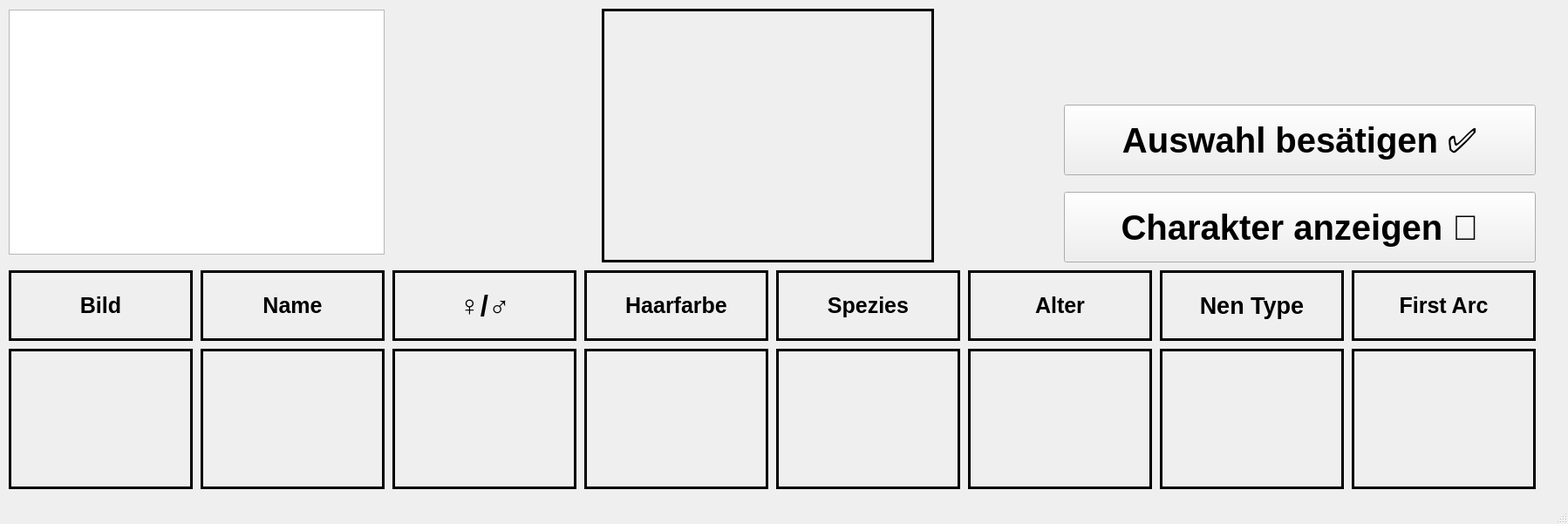
<?xml version="1.0" encoding="UTF-8"?>
<ui version="4.0">
 <class>MainWindow</class>
 <widget class="QMainWindow" name="MainWindow">
  <property name="geometry">
   <rect>
    <x>0</x>
    <y>0</y>
    <width>1798</width>
    <height>601</height>
   </rect>
  </property>
  <property name="windowTitle">
   <string>MainWindow</string>
  </property>
  <widget class="QWidget" name="centralwidget">
   <widget class="QPushButton" name="pushButton">
    <property name="geometry">
     <rect>
      <x>1220</x>
      <y>220</y>
      <width>541</width>
      <height>81</height>
     </rect>
    </property>
    <property name="font">
     <font>
      <pointsize>30</pointsize>
      <bold>true</bold>
     </font>
    </property>
    <property name="text">
     <string>Charakter anzeigen 👀</string>
    </property>
   </widget>
   <widget class="QPushButton" name="selectAnswerButton">
    <property name="geometry">
     <rect>
      <x>1220</x>
      <y>120</y>
      <width>541</width>
      <height>81</height>
     </rect>
    </property>
    <property name="font">
     <font>
      <pointsize>30</pointsize>
      <bold>true</bold>
     </font>
    </property>
    <property name="text">
     <string>Auswahl besätigen ✅</string>
    </property>
   </widget>
   <widget class="QLabel" name="label_2">
    <property name="geometry">
     <rect>
      <x>450</x>
      <y>310</y>
      <width>211</width>
      <height>81</height>
     </rect>
    </property>
    <property name="font">
     <font>
      <pointsize>25</pointsize>
      <bold>true</bold>
      <stylestrategy>PreferAntialias</stylestrategy>
     </font>
    </property>
    <property name="layoutDirection">
     <enum>Qt::LayoutDirection::RightToLeft</enum>
    </property>
    <property name="frameShape">
     <enum>QFrame::Shape::Box</enum>
    </property>
    <property name="lineWidth">
     <number>3</number>
    </property>
    <property name="text">
     <string>♀/♂</string>
    </property>
    <property name="alignment">
     <set>Qt::AlignmentFlag::AlignCenter</set>
    </property>
   </widget>
   <widget class="QLabel" name="label_4">
    <property name="geometry">
     <rect>
      <x>890</x>
      <y>310</y>
      <width>211</width>
      <height>81</height>
     </rect>
    </property>
    <property name="font">
     <font>
      <pointsize>19</pointsize>
      <bold>true</bold>
     </font>
    </property>
    <property name="frameShape">
     <enum>QFrame::Shape::Box</enum>
    </property>
    <property name="lineWidth">
     <number>3</number>
    </property>
    <property name="text">
     <string>Spezies</string>
    </property>
    <property name="alignment">
     <set>Qt::AlignmentFlag::AlignCenter</set>
    </property>
   </widget>
   <widget class="QLabel" name="label_3">
    <property name="geometry">
     <rect>
      <x>670</x>
      <y>310</y>
      <width>211</width>
      <height>81</height>
     </rect>
    </property>
    <property name="font">
     <font>
      <pointsize>19</pointsize>
      <bold>true</bold>
      <stylestrategy>PreferAntialias</stylestrategy>
     </font>
    </property>
    <property name="layoutDirection">
     <enum>Qt::LayoutDirection::RightToLeft</enum>
    </property>
    <property name="frameShape">
     <enum>QFrame::Shape::Box</enum>
    </property>
    <property name="lineWidth">
     <number>3</number>
    </property>
    <property name="text">
     <string>Haarfarbe</string>
    </property>
    <property name="alignment">
     <set>Qt::AlignmentFlag::AlignCenter</set>
    </property>
    <property name="wordWrap">
     <bool>true</bool>
    </property>
   </widget>
   <widget class="QLabel" name="label_9">
    <property name="geometry">
     <rect>
      <x>230</x>
      <y>310</y>
      <width>211</width>
      <height>81</height>
     </rect>
    </property>
    <property name="font">
     <font>
      <pointsize>19</pointsize>
      <bold>true</bold>
      <stylestrategy>PreferAntialias</stylestrategy>
     </font>
    </property>
    <property name="layoutDirection">
     <enum>Qt::LayoutDirection::RightToLeft</enum>
    </property>
    <property name="frameShape">
     <enum>QFrame::Shape::Box</enum>
    </property>
    <property name="lineWidth">
     <number>3</number>
    </property>
    <property name="text">
     <string>Name</string>
    </property>
    <property name="alignment">
     <set>Qt::AlignmentFlag::AlignCenter</set>
    </property>
   </widget>
   <widget class="QLabel" name="label_5">
    <property name="geometry">
     <rect>
      <x>1550</x>
      <y>310</y>
      <width>211</width>
      <height>81</height>
     </rect>
    </property>
    <property name="font">
     <font>
      <pointsize>19</pointsize>
      <bold>true</bold>
      <stylestrategy>PreferAntialias</stylestrategy>
     </font>
    </property>
    <property name="layoutDirection">
     <enum>Qt::LayoutDirection::RightToLeft</enum>
    </property>
    <property name="frameShape">
     <enum>QFrame::Shape::Box</enum>
    </property>
    <property name="lineWidth">
     <number>3</number>
    </property>
    <property name="text">
     <string>First Arc</string>
    </property>
    <property name="alignment">
     <set>Qt::AlignmentFlag::AlignCenter</set>
    </property>
    <property name="wordWrap">
     <bool>true</bool>
    </property>
   </widget>
   <widget class="QLabel" name="label_10">
    <property name="geometry">
     <rect>
      <x>1110</x>
      <y>310</y>
      <width>211</width>
      <height>81</height>
     </rect>
    </property>
    <property name="font">
     <font>
      <pointsize>19</pointsize>
      <bold>true</bold>
      <stylestrategy>PreferAntialias</stylestrategy>
     </font>
    </property>
    <property name="layoutDirection">
     <enum>Qt::LayoutDirection::RightToLeft</enum>
    </property>
    <property name="frameShape">
     <enum>QFrame::Shape::Box</enum>
    </property>
    <property name="lineWidth">
     <number>3</number>
    </property>
    <property name="text">
     <string>Alter</string>
    </property>
    <property name="alignment">
     <set>Qt::AlignmentFlag::AlignCenter</set>
    </property>
   </widget>
   <widget class="QLabel" name="label_6">
    <property name="geometry">
     <rect>
      <x>1330</x>
      <y>310</y>
      <width>211</width>
      <height>81</height>
     </rect>
    </property>
    <property name="font">
     <font>
      <pointsize>20</pointsize>
      <bold>true</bold>
      <stylestrategy>PreferAntialias</stylestrategy>
     </font>
    </property>
    <property name="layoutDirection">
     <enum>Qt::LayoutDirection::RightToLeft</enum>
    </property>
    <property name="frameShape">
     <enum>QFrame::Shape::Box</enum>
    </property>
    <property name="lineWidth">
     <number>3</number>
    </property>
    <property name="text">
     <string>Nen Type</string>
    </property>
    <property name="alignment">
     <set>Qt::AlignmentFlag::AlignCenter</set>
    </property>
    <property name="wordWrap">
     <bool>true</bool>
    </property>
   </widget>
   <widget class="QLabel" name="label_11">
    <property name="geometry">
     <rect>
      <x>10</x>
      <y>310</y>
      <width>211</width>
      <height>81</height>
     </rect>
    </property>
    <property name="font">
     <font>
      <pointsize>19</pointsize>
      <bold>true</bold>
      <stylestrategy>PreferAntialias</stylestrategy>
     </font>
    </property>
    <property name="layoutDirection">
     <enum>Qt::LayoutDirection::RightToLeft</enum>
    </property>
    <property name="frameShape">
     <enum>QFrame::Shape::Box</enum>
    </property>
    <property name="lineWidth">
     <number>3</number>
    </property>
    <property name="text">
     <string>Bild</string>
    </property>
    <property name="alignment">
     <set>Qt::AlignmentFlag::AlignCenter</set>
    </property>
   </widget>
   <widget class="QListWidget" name="charakterList">
    <property name="geometry">
     <rect>
      <x>10</x>
      <y>11</y>
      <width>431</width>
      <height>281</height>
     </rect>
    </property>
    <property name="font">
     <font>
      <pointsize>20</pointsize>
      <bold>true</bold>
     </font>
    </property>
   </widget>
   <widget class="QLabel" name="characterImage">
    <property name="geometry">
     <rect>
      <x>10</x>
      <y>400</y>
      <width>211</width>
      <height>161</height>
     </rect>
    </property>
    <property name="font">
     <font>
      <pointsize>19</pointsize>
      <bold>true</bold>
      <stylestrategy>PreferAntialias</stylestrategy>
     </font>
    </property>
    <property name="layoutDirection">
     <enum>Qt::LayoutDirection::RightToLeft</enum>
    </property>
    <property name="frameShape">
     <enum>QFrame::Shape::Box</enum>
    </property>
    <property name="lineWidth">
     <number>3</number>
    </property>
    <property name="text">
     <string/>
    </property>
    <property name="alignment">
     <set>Qt::AlignmentFlag::AlignCenter</set>
    </property>
   </widget>
   <widget class="QLabel" name="characterName">
    <property name="geometry">
     <rect>
      <x>230</x>
      <y>400</y>
      <width>211</width>
      <height>161</height>
     </rect>
    </property>
    <property name="font">
     <font>
      <pointsize>19</pointsize>
      <bold>true</bold>
      <stylestrategy>PreferAntialias</stylestrategy>
     </font>
    </property>
    <property name="layoutDirection">
     <enum>Qt::LayoutDirection::RightToLeft</enum>
    </property>
    <property name="frameShape">
     <enum>QFrame::Shape::Box</enum>
    </property>
    <property name="lineWidth">
     <number>3</number>
    </property>
    <property name="text">
     <string/>
    </property>
    <property name="alignment">
     <set>Qt::AlignmentFlag::AlignCenter</set>
    </property>
   </widget>
   <widget class="QLabel" name="characterGender">
    <property name="geometry">
     <rect>
      <x>450</x>
      <y>400</y>
      <width>211</width>
      <height>161</height>
     </rect>
    </property>
    <property name="font">
     <font>
      <pointsize>19</pointsize>
      <bold>true</bold>
      <stylestrategy>PreferAntialias</stylestrategy>
     </font>
    </property>
    <property name="layoutDirection">
     <enum>Qt::LayoutDirection::RightToLeft</enum>
    </property>
    <property name="frameShape">
     <enum>QFrame::Shape::Box</enum>
    </property>
    <property name="lineWidth">
     <number>3</number>
    </property>
    <property name="text">
     <string/>
    </property>
    <property name="alignment">
     <set>Qt::AlignmentFlag::AlignCenter</set>
    </property>
   </widget>
   <widget class="QLabel" name="characterHairColor">
    <property name="geometry">
     <rect>
      <x>670</x>
      <y>400</y>
      <width>211</width>
      <height>161</height>
     </rect>
    </property>
    <property name="font">
     <font>
      <pointsize>19</pointsize>
      <bold>true</bold>
      <stylestrategy>PreferAntialias</stylestrategy>
     </font>
    </property>
    <property name="layoutDirection">
     <enum>Qt::LayoutDirection::RightToLeft</enum>
    </property>
    <property name="frameShape">
     <enum>QFrame::Shape::Box</enum>
    </property>
    <property name="lineWidth">
     <number>3</number>
    </property>
    <property name="text">
     <string/>
    </property>
    <property name="alignment">
     <set>Qt::AlignmentFlag::AlignCenter</set>
    </property>
   </widget>
   <widget class="QLabel" name="characterAge">
    <property name="geometry">
     <rect>
      <x>1110</x>
      <y>400</y>
      <width>211</width>
      <height>161</height>
     </rect>
    </property>
    <property name="font">
     <font>
      <pointsize>19</pointsize>
      <bold>true</bold>
      <stylestrategy>PreferAntialias</stylestrategy>
     </font>
    </property>
    <property name="layoutDirection">
     <enum>Qt::LayoutDirection::RightToLeft</enum>
    </property>
    <property name="frameShape">
     <enum>QFrame::Shape::Box</enum>
    </property>
    <property name="lineWidth">
     <number>3</number>
    </property>
    <property name="text">
     <string/>
    </property>
    <property name="alignment">
     <set>Qt::AlignmentFlag::AlignCenter</set>
    </property>
   </widget>
   <widget class="QLabel" name="characterNenType">
    <property name="geometry">
     <rect>
      <x>1330</x>
      <y>400</y>
      <width>211</width>
      <height>161</height>
     </rect>
    </property>
    <property name="font">
     <font>
      <pointsize>19</pointsize>
      <bold>true</bold>
      <stylestrategy>PreferAntialias</stylestrategy>
     </font>
    </property>
    <property name="layoutDirection">
     <enum>Qt::LayoutDirection::RightToLeft</enum>
    </property>
    <property name="frameShape">
     <enum>QFrame::Shape::Box</enum>
    </property>
    <property name="lineWidth">
     <number>3</number>
    </property>
    <property name="text">
     <string/>
    </property>
    <property name="alignment">
     <set>Qt::AlignmentFlag::AlignCenter</set>
    </property>
   </widget>
   <widget class="QLabel" name="characterSpecies">
    <property name="geometry">
     <rect>
      <x>890</x>
      <y>400</y>
      <width>211</width>
      <height>161</height>
     </rect>
    </property>
    <property name="font">
     <font>
      <pointsize>19</pointsize>
      <bold>true</bold>
      <stylestrategy>PreferAntialias</stylestrategy>
     </font>
    </property>
    <property name="layoutDirection">
     <enum>Qt::LayoutDirection::RightToLeft</enum>
    </property>
    <property name="frameShape">
     <enum>QFrame::Shape::Box</enum>
    </property>
    <property name="lineWidth">
     <number>3</number>
    </property>
    <property name="text">
     <string/>
    </property>
    <property name="alignment">
     <set>Qt::AlignmentFlag::AlignCenter</set>
    </property>
   </widget>
   <widget class="QLabel" name="characterFirstArc">
    <property name="geometry">
     <rect>
      <x>1550</x>
      <y>400</y>
      <width>211</width>
      <height>161</height>
     </rect>
    </property>
    <property name="font">
     <font>
      <pointsize>19</pointsize>
      <bold>true</bold>
      <stylestrategy>PreferAntialias</stylestrategy>
     </font>
    </property>
    <property name="layoutDirection">
     <enum>Qt::LayoutDirection::RightToLeft</enum>
    </property>
    <property name="frameShape">
     <enum>QFrame::Shape::Box</enum>
    </property>
    <property name="lineWidth">
     <number>3</number>
    </property>
    <property name="text">
     <string/>
    </property>
    <property name="alignment">
     <set>Qt::AlignmentFlag::AlignCenter</set>
    </property>
   </widget>
   <widget class="QLabel" name="label_20">
    <property name="geometry">
     <rect>
      <x>690</x>
      <y>10</y>
      <width>381</width>
      <height>291</height>
     </rect>
    </property>
    <property name="font">
     <font>
      <pointsize>19</pointsize>
      <bold>true</bold>
      <stylestrategy>PreferAntialias</stylestrategy>
     </font>
    </property>
    <property name="layoutDirection">
     <enum>Qt::LayoutDirection::RightToLeft</enum>
    </property>
    <property name="frameShape">
     <enum>QFrame::Shape::Box</enum>
    </property>
    <property name="lineWidth">
     <number>3</number>
    </property>
    <property name="text">
     <string/>
    </property>
    <property name="alignment">
     <set>Qt::AlignmentFlag::AlignCenter</set>
    </property>
   </widget>
  </widget>
  <widget class="QMenuBar" name="menubar">
   <property name="geometry">
    <rect>
     <x>0</x>
     <y>0</y>
     <width>1798</width>
     <height>23</height>
    </rect>
   </property>
  </widget>
  <widget class="QStatusBar" name="statusbar"/>
 </widget>
 <resources/>
 <connections/>
</ui>
